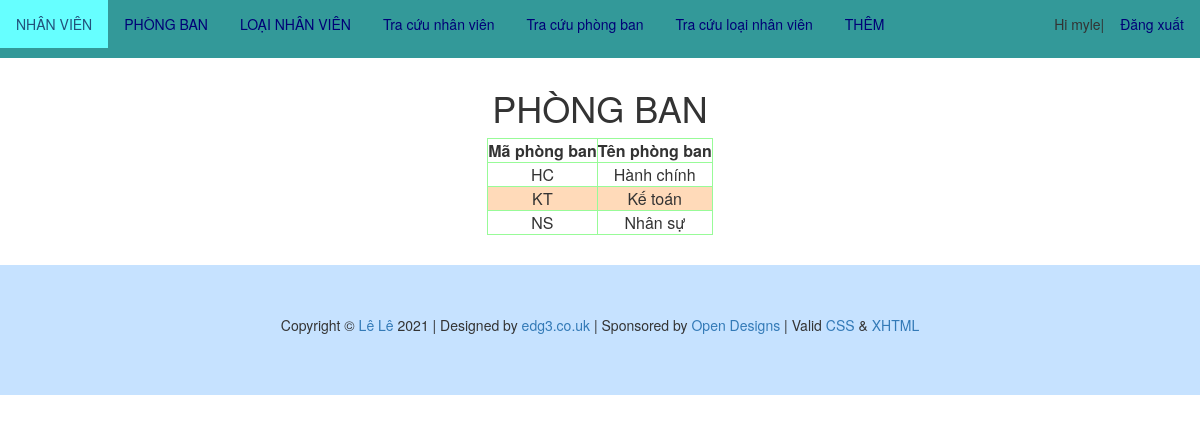
The app's page /phongban.php (signed in) with its own data.
### tables this page shows
CREATE TABLE `phong_ban` (
  `ma_phong` varchar(10) NOT NULL,
  `ten_phong` varchar(50) NOT NULL
);

### phongban.php (the view, shortened to what this page needs)
<!DOCTYPE HTML PUBLIC "-//W3C//DTD HTML 4.01 Frameset//EN">
<html>
<head>
	<link rel="stylesheet" href="include/style.css" type="text/css" media="screen" />
</head>
<body>
<?php
	include ('include/header.php');
	require("connection/connect_qlnv.php");
	$strSQL = "SELECT * FROM phong_ban";
	$result = mysqli_query($dbc,$strSQL);
	if(mysqli_num_rows($result) == 0)
	{
		echo "Chưa có dữ liệu";
	}
	else
	{	echo "<h1>PHÒNG BAN</h1>
		<table align='center'>
		  	<thead>
				<td><b>Mã phòng ban</b></td>
				<td><b>Tên phòng ban</b></td>
		  	</thead>";
		$stt=1;
		while ($row = mysqli_fetch_array($result))
		{
			if($stt%2!=0){
				echo "<tr>";
				echo "<td>$row[0]</td>";
				echo "<td>$row[1]</td>";
				echo "</tr>";
			}
			else{
				echo "<tr id=mau>";
				echo "<td>$row[0]</td>";
				echo "<td>$row[1]</td>";
				echo "</tr>";
			}
			$stt+=1;
		}
		echo '</table>';
	}
?>
</body>
</html>

### include/style.css (style rules this page uses)
body { font-family: arial; }
table,tr,td { border: 1px solid PaleGreen; border-collapse: collapse; }
td { text-align: center; padding: 10px 15px; }
thead { text-align: center; color: # EEE9E9; font-weight: bold; background-color: # EEE9E9; }
#mau { background-color: PeachPuff; }
h1 { text-align: center; color: ; }

### records on screen
phong_ban: ma_phong "HC", ten_phong "Hành chính"
phong_ban: ma_phong "KT", ten_phong "Kế toán"
phong_ban: ma_phong "NS", ten_phong "Nhân sự"

### other values on screen
$_SESSION['username'] "myle"
